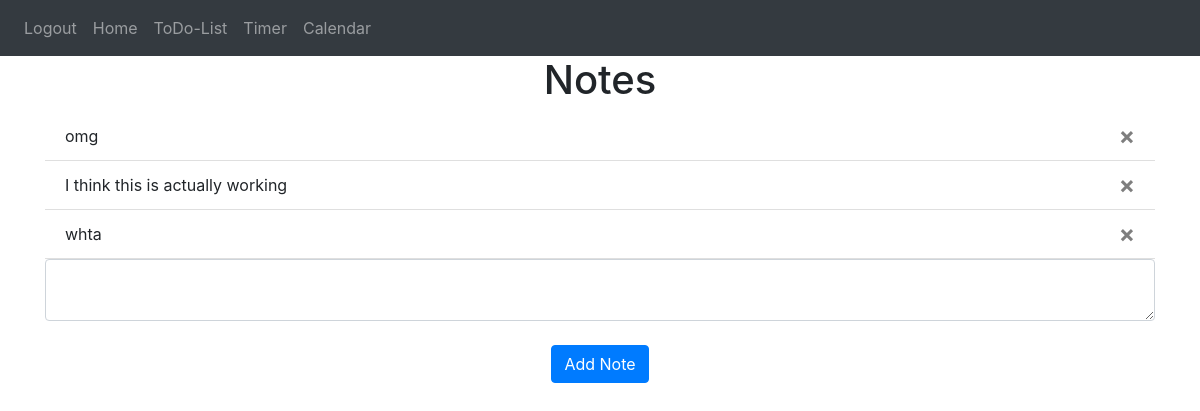
Page / (signed in) on the earlier database version.
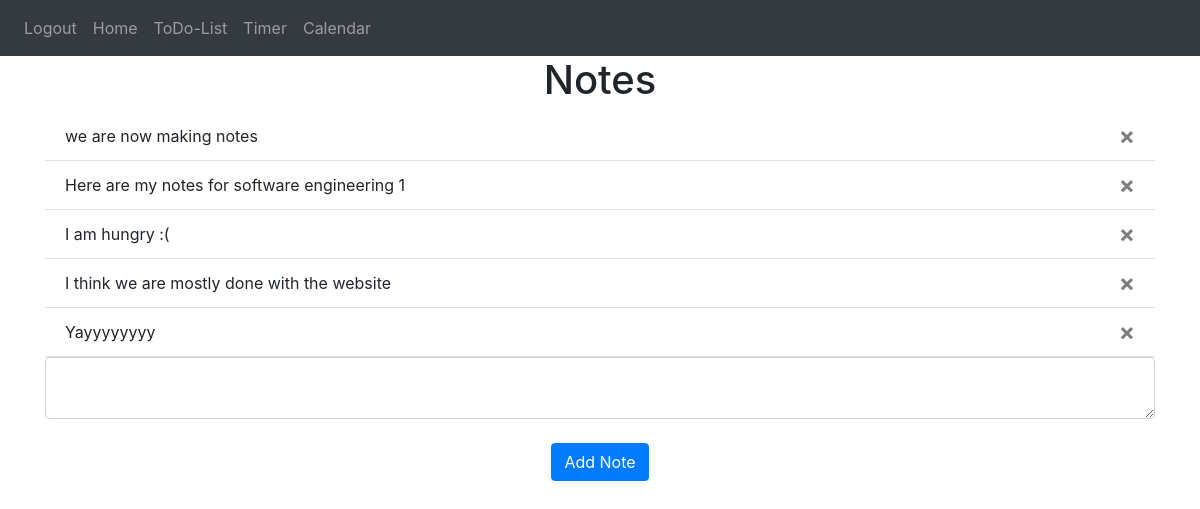
Same page on the later database version.
### website/models.py (models this page shows)
class Note(db.Model):
    id = db.Column(db.Integer, primary_key=True)
    data = db.Column(db.String(10000))
    date = db.Column(db.DateTime(timezone=True), default=func.now())
    user_id = db.Column(db.Integer, db.ForeignKey('user.id'))

### website/views.py (the view, shortened to what this page needs)
@views.route('/', methods=['GET', 'POST'])
@login_required
def home():
    return render_template("home.html", user=current_user)

### website/__init__.py (called while the page is built)
def create_app():
    app = Flask(__name__)
    app.config['SECRET_KEY'] = 'thedirtybubble'
    app.config['SQLALCHEMY_DATABASE_URI'] = f'sqlite:///{DB_NAME}'
    db.init_app(app)
    from .views import views
    from .auth import auth
    app.register_blueprint(views, url_prefix='/')
    app.register_blueprint(auth, url_prefix='/')
    from .models import User, Note, Tasks, Event
    create_database(app)
    login_manager = LoginManager()
    login_manager.login_view = 'auth.login'
    login_manager.init_app(app)
    @login_manager.user_loader
    def load_user(id):
        return User.query.get(int(id))
    return app

### website/templates/home.html
{% extends "base.html" %} {% block title %}Home{% endblock %} {% block content
%}
<h1 align="center">Notes</h1>
<ul class="list-group list-group-flush" id="notes">
  {% for note in user.notes %}
  <li class="list-group-item">
    {{ note.data }}
    <button type="button" class="close" onClick="deleteNote({{ note.id }})">
      <span aria-hidden="true">&times;</span>
    </button>
  </li>
  {% endfor %}
</ul>
<form method="POST">
  <textarea name="note" id="note" class="form-control"></textarea>
  <br />
  <div align="center">
    <button type="submit" class="btn btn-primary">Add Note</button>
  </div>
</form>
{% endblock %}

### website/templates/base.html (shortened to what this page needs)
<!DOCTYPE html>
<html>
    <head>
        <link
      rel="stylesheet"
      href="https://stackpath.bootstrapcdn.com/bootstrap/4.4.1/css/bootstrap.min.css"
    />
    <link
      rel="stylesheet"
      href="https://stackpath.bootstrapcdn.com/font-awesome/4.7.0/css/font-awesome.min.css"
    />
    </head>
    <body>
        <nav class="navbar navbar-expand-lg navbar-dark bg-dark">
            <div class="collapse navbar-collapse" id="navbar">
                <div class="navbar-nav">
                    {% if user.is_authenticated %}
                    <a class="nav-item nav-link" id="logout" href="/logout">Logout</a>
                    <a class="nav-item nav-link" id="home" href="/">Home</a>
                    <a class="nav-item nav-link" id="todolist" href="/todo">ToDo-List</a>
                    <a class="nav-item nav-link" id="timer" href="/pomodoroTimer">Timer</a>
                    <a class="nav-item nav-link" id="calendarUser" href="/calendar">Calendar</a>
                    {% else %}
                    <a class="nav-item nav-link" id="login" href="/login">Login</a>
                    <a class="nav-item nav-link" id="signUp" href="/sign-up">Sign Up</a>
                    {% endif %}
                </div>
            </div>
        </nav>
        <div class="container">
            {% block content %}
            {% endblock %}
        </div>
    </body>
</html>

Differences in the rows shown:
removed Note: data "omg"
removed Note: data "I think this is actually working"
removed Note: data "whta"
added Note: data "we are now making notes"
now on this page (row edited): Note: data "Here are my notes for software engineering 1"
now on this page (row edited): Note: data "I am hungry :("
added Note: data "I think we are mostly done with the website"
added Note: data "Yayyyyyyyy"
